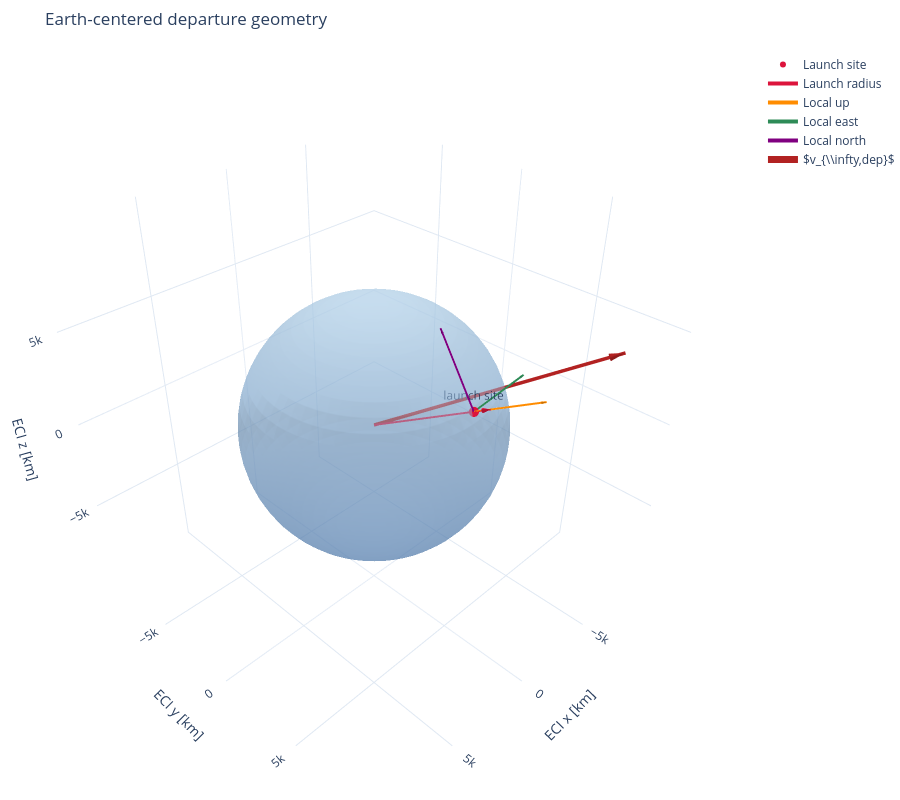
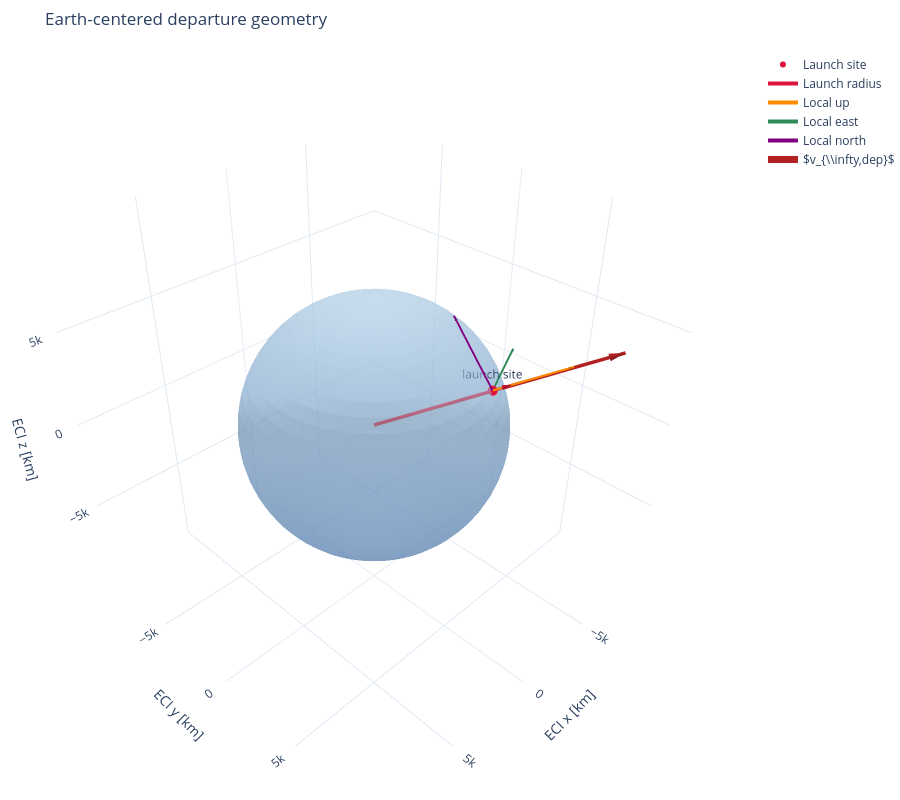

Here is the notebook cell these charts were saved with, in order:
### Code cell
from plotting import plot_earth_departure

fig = plot_earth_departure(
    v_dep_eci,
    launch_lat_deg,
    launch_lon_deg,
    alpha_launch=alpha_launch,
)

fig = plot_earth_departure(
    v_dep_eci,
    launch_lat_deg,
    launch_lon_deg,
    alpha_launch=alpha_launch_delay,
)

### Figure 1 — Plotly figure (JSON) as saved in the notebook; plotly's stock layout.template omitted (floating-point values rounded to 4 significant figures; data arrays with more than 128 entries replaced by an {"elided": "..."} marker saying what was removed)
{"data": [{"colorscale": [[0, "#4f81bd"], [1, "#b8d8f0"]], "hoverinfo": "skip", "name": "Earth", "opacity": 0.48, "showscale": false, "type": "surface", "x": {"elided": "64x32 float values"}, "y": {"elided": "64x32 float values"}, "z": {"elided": "64x32 float values"}}, {"marker": {"color": "crimson", "size": 6}, "mode": "markers+text", "name": "Launch site", "text": ["launch site"], "textposition": "top center", "type": "scatter3d", "x": [-435.5], "y": [5493.0], "z": [3211.0]}, {"line": {"color": "crimson", "width": 4}, "mode": "lines", "name": "Launch radius", "type": "scatter3d", "x": [0, -500.8], "y": [0, 6317.0], "z": [0, 3693.0]}, {"anchor": "tip", "colorscale": [[0, "crimson"], [1, "crimson"]], "hoverinfo": "skip", "name": "Launch radius arrowhead", "showlegend": false, "showscale": false, "sizemode": "absolute", "sizeref": 440.1, "type": "cone", "u": [-0.06828], "v": [0.8613], "w": [0.5035], "x": [-500.8], "y": [6317.0], "z": [3693.0]}, {"line": {"color": "darkorange", "width": 4}, "mode": "lines", "name": "Local up", "type": "scatter3d", "x": [-435.5, -696.8], "y": [5493.0, 8789.0], "z": [3211.0, 5138.0]}, {"anchor": "tip", "colorscale": [[0, "darkorange"], [1, "darkorange"]], "hoverinfo": "skip", "name": "Local up arrowhead", "showlegend": false, "showscale": false, "sizemode": "absolute", "sizeref": 229.6, "type": "cone", "u": [-0.06828], "v": [0.8613], "w": [0.5035], "x": [-696.8], "y": [8789.0], "z": [5138.0]}, {"line": {"color": "seagreen", "width": 4}, "mode": "lines", "name": "Local east", "type": "scatter3d", "x": [-435.5, -4250.0], "y": [5493.0, 5191.0], "z": [3211.0, 3211.0]}, {"anchor": "tip", "colorscale": [[0, "seagreen"], [1, "seagreen"]], "hoverinfo": "skip", "name": "Local east arrowhead", "showlegend": false, "showscale": false, "sizemode": "absolute", "sizeref": 229.6, "type": "cone", "u": [-0.9969], "v": [-0.07903], "w": [0], "x": [-4250.0], "y": [5191.0], "z": [3211.0]}, {"line": {"color": "purple", "width": 4}, "mode": "lines", "name": "Local north", "type": "scatter3d", "x": [-435.5, -283.2], "y": [5493.0, 3572.0], "z": [3211.0, 6518.0]}, {"anchor": "tip", "colorscale": [[0, "purple"], [1, "purple"]], "hoverinfo": "skip", "name": "Local north arrowhead", "showlegend": false, "showscale": false, "sizemode": "absolute", "sizeref": 229.6, "type": "cone", "u": [0.03979], "v": [-0.5019], "w": [0.864], "x": [-283.2], "y": [3572.0], "z": [6518.0]}, {"line": {"color": "firebrick", "width": 7}, "mode": "lines", "name": "$v_{\\\\infty,dep}$", "type": "scatter3d", "x": [0, -8420.0], "y": [0, 7726.0], "z": [0, 3662.0]}, {"anchor": "tip", "colorscale": [[0, "firebrick"], [1, "firebrick"]], "hoverinfo": "skip", "name": "$v_{\\\\infty,dep}$ arrowhead", "showlegend": false, "showscale": false, "sizemode": "absolute", "sizeref": 720, "type": "cone", "u": [-0.7017], "v": [0.6438], "w": [0.3052], "x": [-8420.0], "y": [7726.0], "z": [3662.0]}], "layout": {"height": 800, "margin": {"b": 0, "l": 0, "r": 0, "t": 50}, "scene": {"aspectmode": "cube", "xaxis": {"range": [-9886.0, 9886.0], "title": {"text": "ECI x [km]"}}, "yaxis": {"range": [-9886.0, 9886.0], "title": {"text": "ECI y [km]"}}, "zaxis": {"range": [-9886.0, 9886.0], "title": {"text": "ECI z [km]"}}}, "title": {"text": "Earth-centered departure geometry"}}}

### Figure 2 — Plotly figure (JSON) as saved in the notebook; plotly's stock layout.template omitted (floating-point values rounded to 4 significant figures; data arrays with more than 128 entries replaced by an {"elided": "..."} marker saying what was removed)
{"data": [{"colorscale": [[0, "#4f81bd"], [1, "#b8d8f0"]], "hoverinfo": "skip", "name": "Earth", "opacity": 0.48, "showscale": false, "type": "surface", "x": {"elided": "64x32 float values"}, "y": {"elided": "64x32 float values"}, "z": {"elided": "64x32 float values"}}, {"marker": {"color": "crimson", "size": 6}, "mode": "markers+text", "name": "Launch site", "text": ["launch site"], "textposition": "top center", "type": "scatter3d", "x": [-2270.0], "y": [5021.0], "z": [3211.0]}, {"line": {"color": "crimson", "width": 4}, "mode": "lines", "name": "Launch radius", "type": "scatter3d", "x": [0, -2610.0], "y": [0, 5775.0], "z": [0, 3693.0]}, {"anchor": "tip", "colorscale": [[0, "crimson"], [1, "crimson"]], "hoverinfo": "skip", "name": "Launch radius arrowhead", "showlegend": false, "showscale": false, "sizemode": "absolute", "sizeref": 440.1, "type": "cone", "u": [-0.3559], "v": [0.7873], "w": [0.5035], "x": [-2610.0], "y": [5775.0], "z": [3693.0]}, {"line": {"color": "darkorange", "width": 4}, "mode": "lines", "name": "Local up", "type": "scatter3d", "x": [-2270.0, -3632.0], "y": [5021.0, 8034.0], "z": [3211.0, 5138.0]}, {"anchor": "tip", "colorscale": [[0, "darkorange"], [1, "darkorange"]], "hoverinfo": "skip", "name": "Local up arrowhead", "showlegend": false, "showscale": false, "sizemode": "absolute", "sizeref": 229.6, "type": "cone", "u": [-0.3559], "v": [0.7873], "w": [0.5035], "x": [-3632.0], "y": [8034.0], "z": [5138.0]}, {"line": {"color": "seagreen", "width": 4}, "mode": "lines", "name": "Local east", "type": "scatter3d", "x": [-2270.0, -5757.0], "y": [5021.0, 3445.0], "z": [3211.0, 3211.0]}, {"anchor": "tip", "colorscale": [[0, "seagreen"], [1, "seagreen"]], "hoverinfo": "skip", "name": "Local east arrowhead", "showlegend": false, "showscale": false, "sizemode": "absolute", "sizeref": 229.6, "type": "cone", "u": [-0.9112], "v": [-0.4119], "w": [0], "x": [-5757.0], "y": [3445.0], "z": [3211.0]}, {"line": {"color": "purple", "width": 4}, "mode": "lines", "name": "Local north", "type": "scatter3d", "x": [-2270.0, -1476.0], "y": [5021.0, 3265.0], "z": [3211.0, 6518.0]}, {"anchor": "tip", "colorscale": [[0, "purple"], [1, "purple"]], "hoverinfo": "skip", "name": "Local north arrowhead", "showlegend": false, "showscale": false, "sizemode": "absolute", "sizeref": 229.6, "type": "cone", "u": [0.2074], "v": [-0.4588], "w": [0.864], "x": [-1476.0], "y": [3265.0], "z": [6518.0]}, {"line": {"color": "firebrick", "width": 7}, "mode": "lines", "name": "$v_{\\\\infty,dep}$", "type": "scatter3d", "x": [0, -8420.0], "y": [0, 7726.0], "z": [0, 3662.0]}, {"anchor": "tip", "colorscale": [[0, "firebrick"], [1, "firebrick"]], "hoverinfo": "skip", "name": "$v_{\\\\infty,dep}$ arrowhead", "showlegend": false, "showscale": false, "sizemode": "absolute", "sizeref": 720, "type": "cone", "u": [-0.7017], "v": [0.6438], "w": [0.3052], "x": [-8420.0], "y": [7726.0], "z": [3662.0]}], "layout": {"height": 800, "margin": {"b": 0, "l": 0, "r": 0, "t": 50}, "scene": {"aspectmode": "cube", "xaxis": {"range": [-9886.0, 9886.0], "title": {"text": "ECI x [km]"}}, "yaxis": {"range": [-9886.0, 9886.0], "title": {"text": "ECI y [km]"}}, "zaxis": {"range": [-9886.0, 9886.0], "title": {"text": "ECI z [km]"}}}, "title": {"text": "Earth-centered departure geometry"}}}
